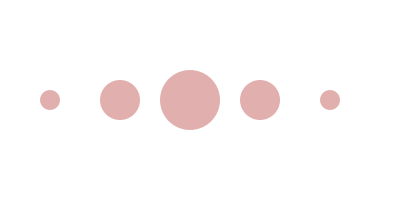
Frame 1 (no input)
Frame 60 (the mouse pressed at the canvas centre just before this capture): identical to frame 1, image omitted
Frame 120 (the mouse held since frame 60 and released just before this capture): identical to frame 1, image omitted

The Processing sketch that drew this single still picture (run headless with seeded random() and noise(); from frame 60 on, the mouse is pressed at the canvas centre):

// Processing sketch: RandomCircles
// ── RandomCircles.pde
float[] diameters;


void setup() {
  size(400, 200);
  fill(180, 50, 50, 100);
  noStroke();

  diameters= new float[5];
  diameters[0]=20;
  diameters[1]=40;
  diameters[2]=60;
  diameters[3]=40;
  diameters[4]=20;
  
  printArray(diameters);
  printArray(diameters.length);
}

void draw() {
  background(255);

  float xPos = 50;

  for (int i=0; i<diameters.length; i=i+1) {
    circle(50 + i*70, 100, diameters[i]);
    //xPos = xPos+70;
  }
}
